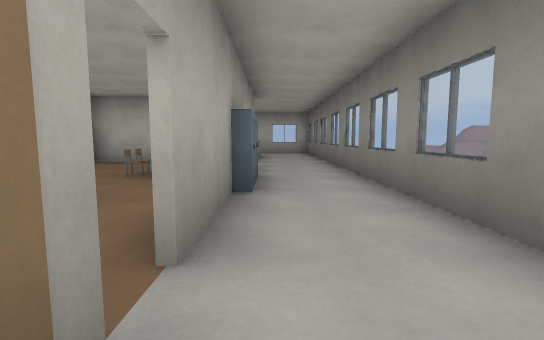
view 1 (above)

14 first-person views from a walk through a Godot game level. The camera is 1.2 m above the floor, tilts 6° down and sees 85° across. The floor is counted in squares, 2 m on a side. Each view is taken from the middle of a square. On the plan, view 1 faces up. The plan holds only what a view shows up to about 9 squares ahead; the rest is blank. The place goes on beyond the plan. Characters and animated objects are not drawn.

view 2
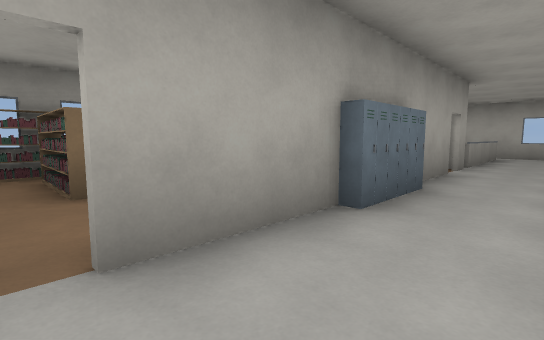

view 3
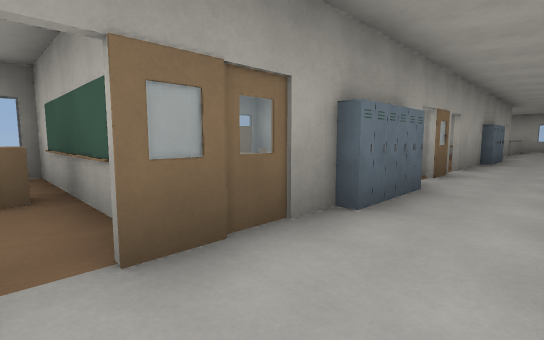

view 4
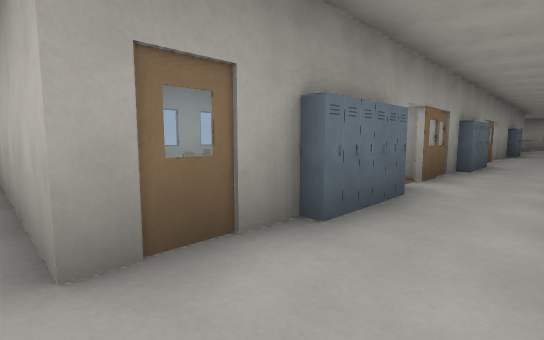

view 5
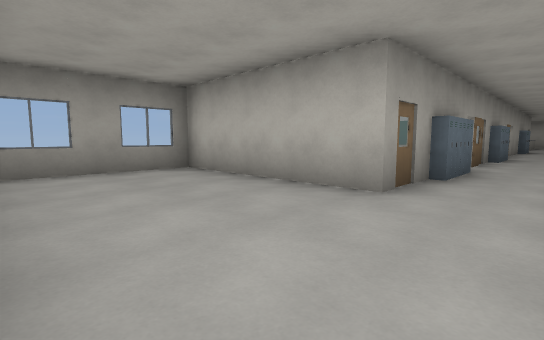

view 6
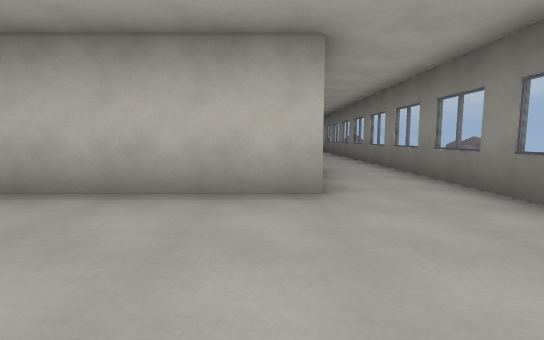

view 7
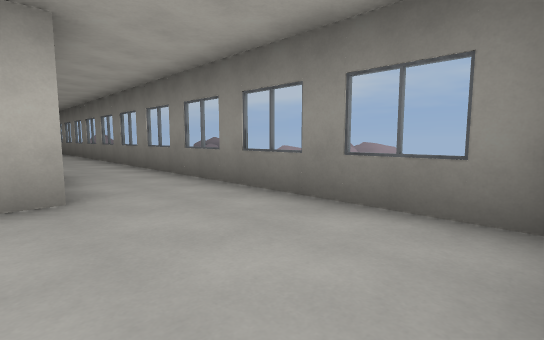

view 8
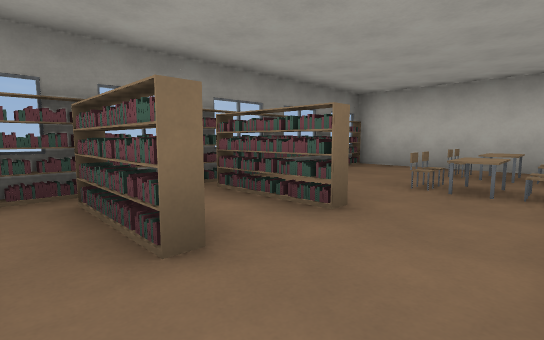

view 9
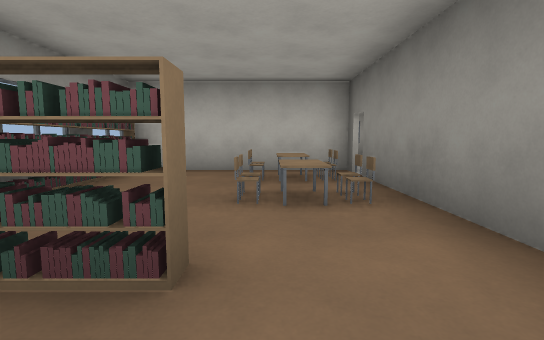

view 10
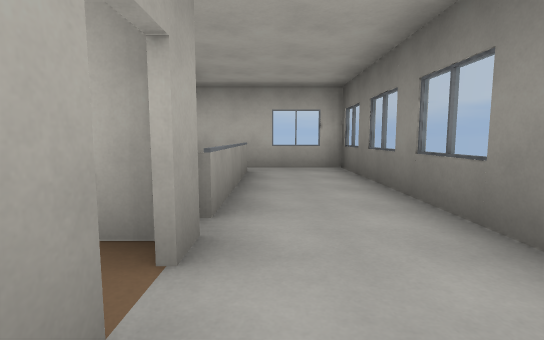

view 11
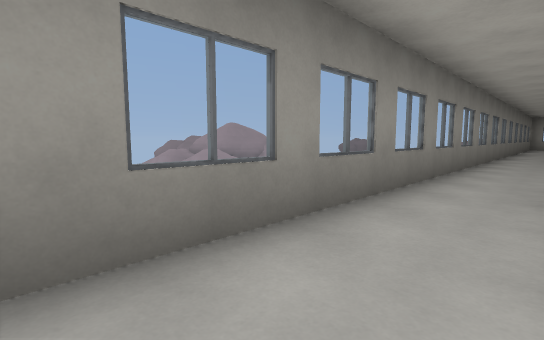

view 12
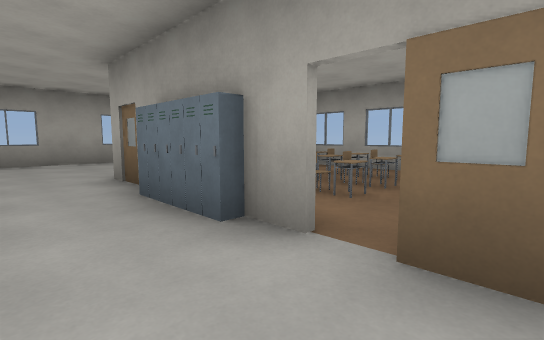

view 13
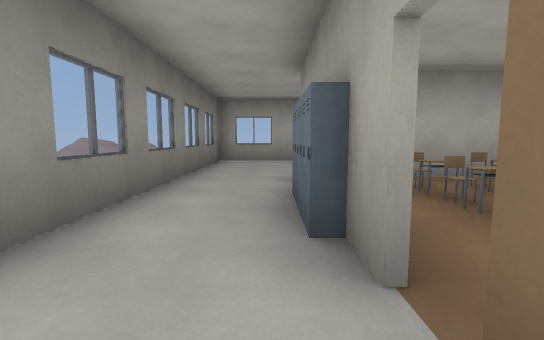

view 14
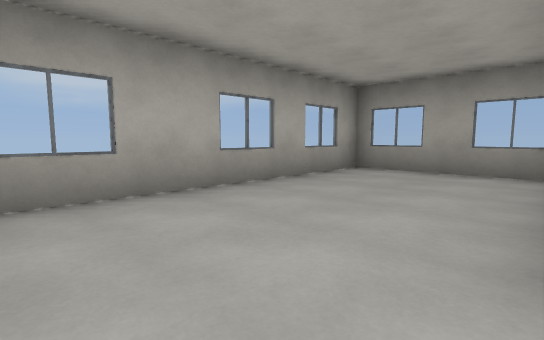

### Floor plan
Key: @ floor where view 1 was taken; # wall or solid block; . floor; / step, stairs or slope; = window, fence, low wall or low ledge; ^ raised ledge.
Columns run from 5 left of view 1 to 4 right of it. Each row starts with its distance up from view 1.
 13    ####
 12      ..#
 11      /.#
 10      /.#
  9      /.#
  8 #####..#
  7 #..^...#
  6 #...#..#^^
  5 #..^#..#^^
  4 #...#..#^
  3 ###.#..#
  2 ###.#..#
  1 #......#
  0 #####@.#
 -1 #####..#
 -2   = #..#
 -3   # #..#
 -4 #####..#
 -5 ###....#
 -6 #=^^#..#
 -7 #===#..#
 -8 # ==#..#^
 -9 #####..#^
-10 #......#^
-11 #......#
-12 #......#
-13  ## ###

Where each view was taken, in squares from view 1:
view 1: 0 up, 0 right, facing up
view 2: 1 up, 1 right, facing up-left
view 3: 5 down, 1 right, facing up-left
view 4: 9 down, 1 right, facing up-left
view 5: 12 down, 1 right, facing up-left
view 6: 12 down, 1 left, facing up
view 7: 12 down, 1 left, facing up-right
view 8: 1 up, 1 left, facing up-left
view 9: 2 up, 2 left, facing up
view 10: 6 up, 0 right, facing up
view 11: 8 up, 0 right, facing down-right
view 12: 4 down, 1 right, facing down-left
view 13: 4 down, 0 right, facing down
view 14: 9 down, 1 right, facing down-left
